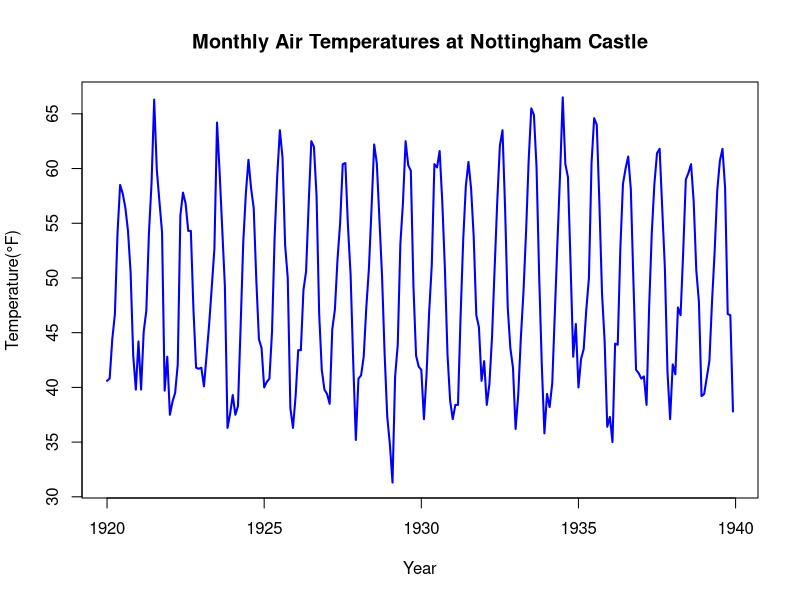

R code for this plot:
## ---- chunk 1
knitr::opts_chunk$set(echo = TRUE)
## ---- chunk 2
# Command to delete all the R history
rm(list=ls(all=TRUE))
## ---- chunk 3
# Loading all the required libraries
library(datasets)
## ---- chunk 4
# Loading the Nottem dataset in R working environment
data("nottem")
nottem
## ---- chunk 5
# Command to view the description of the dataset
?nottem
# The Nottem dataset contains monthly average air temperature observations recorded at Nottingham Castle from 1920 to 1939.
# It is measured in degrees Fahrenheit and stored as a time series object.
# The data shows a strong seasonal pattern with recurring yearly cycles.
# It does not exhibit a significant long-term trend.
## ---- chunk 6
# Finding the frequency of the data
frequency(nottem)
# The sampling frequency of the Nottem dataset is 12, indicating that observations are recorded monthly
# Therefore, the data represents a monthly time series with yearly seasonal cycles.
## ---- chunk 7
# Plotting the graph
plot(nottem,
     main="Monthly Air Temperatures at Nottingham Castle",
     xlab= "Year",
     ylab= "Temperature(°F)",
     col= "blue",
     lwd=2)
